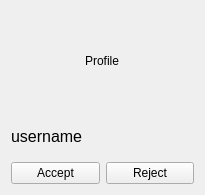
<?xml version="1.0" encoding="UTF-8"?>
<ui version="4.0">
 <class>UserInvitation</class>
 <widget class="QWidget" name="UserInvitation">
  <property name="geometry">
   <rect>
    <x>0</x>
    <y>0</y>
    <width>205</width>
    <height>195</height>
   </rect>
  </property>
  <property name="sizePolicy">
   <sizepolicy hsizetype="Fixed" vsizetype="Fixed">
    <horstretch>0</horstretch>
    <verstretch>0</verstretch>
   </sizepolicy>
  </property>
  <property name="windowTitle">
   <string>Form</string>
  </property>
  <layout class="QGridLayout" name="gridLayout">
   <item row="2" column="0">
    <widget class="QPushButton" name="accept_btn">
     <property name="text">
      <string>Accept</string>
     </property>
    </widget>
   </item>
   <item row="1" column="0" colspan="2">
    <widget class="QLabel" name="username_lbl">
     <property name="font">
      <font>
       <pointsize>12</pointsize>
      </font>
     </property>
     <property name="text">
      <string>username</string>
     </property>
    </widget>
   </item>
   <item row="2" column="1">
    <widget class="QPushButton" name="reject_btn">
     <property name="text">
      <string>Reject</string>
     </property>
    </widget>
   </item>
   <item row="0" column="0" colspan="2">
    <layout class="QHBoxLayout" name="horizontalLayout">
     <property name="sizeConstraint">
      <enum>QLayout::SetFixedSize</enum>
     </property>
     <item>
      <widget class="QLabel" name="profile_lbl">
       <property name="sizePolicy">
        <sizepolicy hsizetype="Fixed" vsizetype="Fixed">
         <horstretch>0</horstretch>
         <verstretch>0</verstretch>
        </sizepolicy>
       </property>
       <property name="minimumSize">
        <size>
         <width>100</width>
         <height>100</height>
        </size>
       </property>
       <property name="maximumSize">
        <size>
         <width>100</width>
         <height>100</height>
        </size>
       </property>
       <property name="text">
        <string>Profile</string>
       </property>
       <property name="scaledContents">
        <bool>false</bool>
       </property>
       <property name="alignment">
        <set>Qt::AlignCenter</set>
       </property>
      </widget>
     </item>
    </layout>
   </item>
  </layout>
 </widget>
 <resources/>
 <connections/>
</ui>
